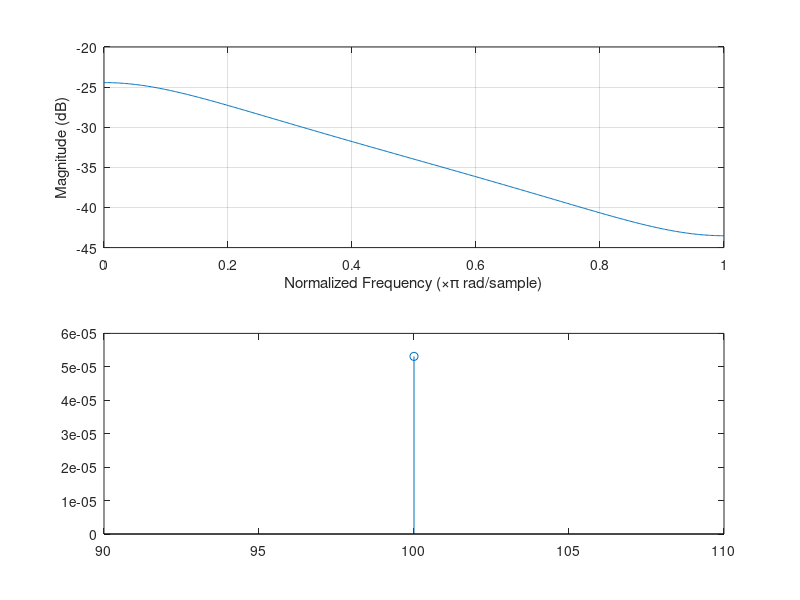

MATLAB code for this plot:
function ans = ex5();

a = [1 2];
b = [1 -0.5];
[h, n] = impz(a, b);
stem(n, h);
% plot h(n)%

n = 100;
% plot n point%\
freqz(abs(h), n);

% zplane poit b = 0, a = 0%

zplane(b, a);

% u(n)%
u = zeros(size(n));
u = [ n >= 0];

% x(n) = 2*((0.9)^n )* u(n);%
x = 2 * ((0.9).^n).* u;
y = filter(b, a, x);

stem(n, y);